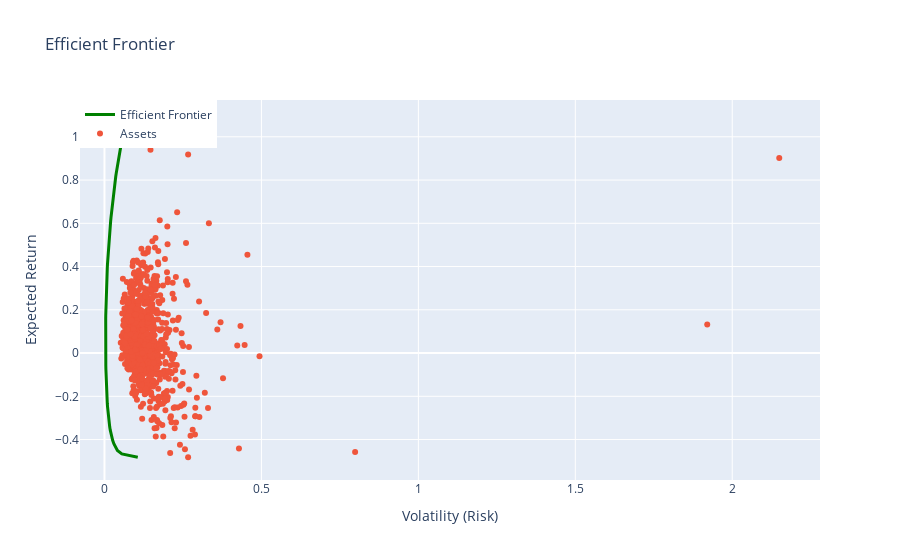

Notebook code cell kept with this figure:
### Markdown cell above
### 2.2 Using custom-built efficient-frontier method

### Code cell
def plot_efficient_frontier(df):
    # Create the figure
    fig = go.Figure()

    # Add the Efficient Frontier line
    fig.add_trace(go.Scatter(
        x=portfolio_volatilities,
        y=target_returns,
        mode='lines',
        name='Efficient Frontier',
        line=dict(color='green', width=3)
    ))

    # Add the individual assets as points
    fig.add_trace(go.Scatter(
        x=df['volatility_5y'],
        y=df['return_rate_5y_avg'],
        mode='markers',
        name='Assets',
        fillcolor='purple'
    ))

    # Update layout
    fig.update_layout(
        title='Efficient Frontier',
        xaxis_title='Volatility (Risk)',
        yaxis_title='Expected Return',
        legend=dict(x=0, y=1),
        hovermode='closest',
        template='plotly'
    )

    # Add labels to the points
    fig.update_traces(textposition='top center')
    
    fig.show()


target_returns, portfolio_volatilities = utility.efficient_frontier(df_overview) # circa 12 Minutes
# Plot the Efficient Frontier
plot_efficient_frontier(df_overview)

### Figure 1 — Plotly figure (JSON) as saved in the notebook; plotly's stock layout.template omitted (floating-point values rounded to 4 significant figures; data arrays with more than 128 entries replaced by an {"elided": "..."} marker saying what was removed)
{"data": [{"line": {"color": "green", "width": 3}, "mode": "lines", "name": "Efficient Frontier", "x": [0.1061, 0.05531, 0.04124, 0.03458, 0.02983, 0.02606, 0.02296, 0.02049, 0.01841, 0.01664, 0.01511, 0.01376, 0.01257, 0.01151, 0.01057, 0.009723, 0.008961, 0.008275, 0.007661, 0.00711, 0.006614, 0.006166, 0.00576, 0.005395, 0.005066, 0.004771, 0.004508, 0.004276, 0.004074, 0.003902, 0.003758, 0.00364, 0.003548, 0.003483, 0.003445, 0.003432, 0.003445, 0.003485, 0.003549, 0.003638, 0.003749, 0.003884, 0.004042, 0.004224, 0.004431, 0.004662, 0.004919, 0.005202, 0.005512, 0.005848, 0.00621, 0.006599, 0.007015, 0.007458, 0.007929, 0.008426, 0.008952, 0.009506, 0.01009, 0.01071, 0.01135, 0.01204, 0.01275, 0.01351, 0.0143, 0.01512, 0.01598, 0.01688, 0.01781, 0.01877, 0.01977, 0.02079, 0.02184, 0.02293, 0.02404, 0.02519, 0.02638, 0.0276, 0.02887, 0.03017, 0.03151, 0.03289, 0.03432, 0.03579, 0.0373, 0.03887, 0.04048, 0.04214, 0.04388, 0.04571, 0.04766, 0.04975, 0.05198, 0.05447, 0.05876, 0.06535, 0.07363, 0.08311, 0.09374, 0.1061], "y": [-0.4818, -0.4662, -0.4506, -0.435, -0.4193, -0.4037, -0.3881, -0.3725, -0.3568, -0.3412, -0.3256, -0.31, -0.2943, -0.2787, -0.2631, -0.2475, -0.2318, -0.2162, -0.2006, -0.185, -0.1693, -0.1537, -0.1381, -0.1225, -0.1068, -0.09121, -0.07559, -0.05996, -0.04434, -0.02871, -0.01309, 0.002536, 0.01816, 0.03379, 0.04941, 0.06504, 0.08066, 0.09629, 0.1119, 0.1275, 0.1432, 0.1588, 0.1744, 0.19, 0.2057, 0.2213, 0.2369, 0.2525, 0.2682, 0.2838, 0.2994, 0.315, 0.3307, 0.3463, 0.3619, 0.3775, 0.3932, 0.4088, 0.4244, 0.44, 0.4557, 0.4713, 0.4869, 0.5025, 0.5182, 0.5338, 0.5494, 0.565, 0.5807, 0.5963, 0.6119, 0.6275, 0.6432, 0.6588, 0.6744, 0.69, 0.7057, 0.7213, 0.7369, 0.7525, 0.7682, 0.7838, 0.7994, 0.815, 0.8307, 0.8463, 0.8619, 0.8775, 0.8932, 0.9088, 0.9244, 0.94, 0.9557, 0.9713, 0.9869, 1.003, 1.018, 1.034, 1.049, 1.065], "type": "scatter", "textposition": "top center"}, {"fillcolor": "purple", "mode": "markers", "name": "Assets", "x": {"elided": "956 float values"}, "y": {"elided": "956 float values"}, "type": "scatter", "textposition": "top center"}], "layout": {"legend": {"x": 0, "y": 1}, "title": {"text": "Efficient Frontier"}, "xaxis": {"title": {"text": "Volatility (Risk)"}}, "yaxis": {"title": {"text": "Expected Return"}}, "hovermode": "closest"}}
